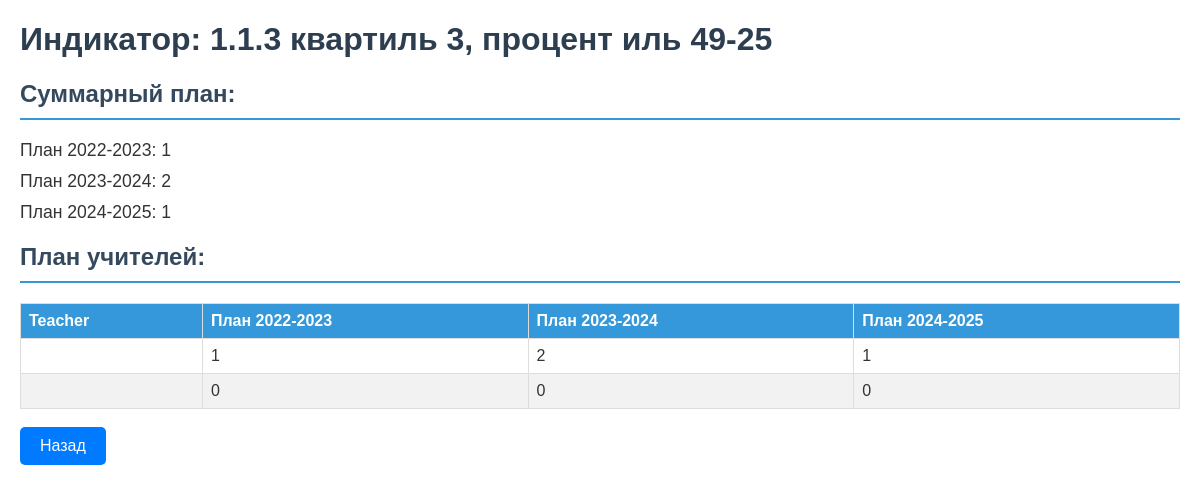
Page /reports/report-details/4/ (signed in) on the committed database.
### main/models.py (models this page shows, shortened)
class Indicator(models.Model):
    name = models.CharField('Название индикатора: ', max_length=255)  # (например, публикации в Scopus)
    unit = models.CharField('Единица измерения:', max_length=50)  # (счет, проценты и т.д.)
    class Meta:
        verbose_name = 'Индикатор'
        verbose_name_plural = 'Индикаторы'

class AdminReport(models.Model):
    indicator = models.ForeignKey(Indicator, on_delete=models.CASCADE)
    total_plan_2022_2023 = models.IntegerField('Суммарный план 2022-2023: ', default=0)
    total_actual_2023_2024 = models.IntegerField('Суммарные выполненные показатели 2023-2024', default=0)
    total_plan_2024_2025 = models.IntegerField('Суммарный план на 2024-2025', default=0)
    class Meta:
        verbose_name = 'Агрегированные данные'
        verbose_name_plural = 'Агрегированные данные'

### main/views.py (the view)
# urls.py: path('reports/report-details/<int:indicator_id>/', views.report_details, name='report_details'),
@login_required
def report_details(request, indicator_id):
    try:
        indicator = get_object_or_404(Indicator, id=indicator_id)
        reports = TeacherReport.objects.filter(indicator=indicator)
        admin_report = get_object_or_404(AdminReport, indicator=indicator)
        teachers = []
        for report in reports:
            teachers.append({
                'name': report.teacher.get_full_name(),
                'indicator_name': report.indicator.name,
                'plan_2022_2023': report.plan_2022_2023,
                'actual_2023_2024': report.actual_2023_2024,
                'plan_2024_2025': report.plan_2024_2025,
                'admin_total_plan_2022_2023': admin_report.total_plan_2022_2023,
                'admin_total_actual_2023_2024': admin_report.total_actual_2023_2024,
                'admin_total_plan_2024_2025': admin_report.total_plan_2024_2025,
            })
        return render(request, 'main/report_details.html', {
            'teachers': teachers,
            'indicator_name': indicator.name,
            'admin_report': admin_report
        })
    except ObjectDoesNotExist as e:
        return render(request, 'main/report_details.html', {'error': f'Ошибка: {str(e)}'})
    except Exception as e:
        print(f"Unexpected Error: {e}")
        return render(request, 'main/report_details.html', {'error': 'Произошла непредвиденная ошибка'})

### main/templates/main/report_details.html (shortened to what this page needs)
{% load static %}
<!DOCTYPE html>
<html>
<head>
    <link rel="stylesheet" type="text/css" href="{% static 'css/report_details.css' %}">
</head>
<body>
    <h1>Индикатор: {{ indicator_name }}</h1>
    {% if error %}
        <p class="error">{{ error }}</p>
    {% else %}
        <h2>Суммарный план: </h2>
        <p>План 2022-2023: {{ admin_report.total_plan_2022_2023 }}</p>
        <p>План 2023-2024: {{ admin_report.total_actual_2023_2024 }}</p>
        <p>План 2024-2025: {{ admin_report.total_plan_2024_2025 }}</p>
        <h2>План учителей:</h2>
        <table>
            <thead>
                <tr>
                    <th>Teacher</th>
                    <th>План 2022-2023</th>
                    <th>План 2023-2024</th>
                    <th>План 2024-2025</th>
                </tr>
            </thead>
            <tbody>
                {% for teacher in teachers %}
                    <tr>
                        <td>{{ teacher.name }}</td>
                        <td>{{ teacher.plan_2022_2023 }}</td>
                        <td>{{ teacher.actual_2023_2024 }}</td>
                        <td>{{ teacher.plan_2024_2025 }}</td>
                    </tr>
                {% endfor %}
            </tbody>
        </table>
    {% endif %}
    <br>
    <a href="javascript:history.back()" class="back-button">Назад</a>
</body>
</html>

### static/css/report_details.css (style rules this page uses)
body { font-family: Arial, sans-serif; margin: 20px; color: #333; }
h1 { color: #2c3e50; }
h2 { color: #34495e; border-bottom: 2px solid #3498db; padding-bottom: 10px; }
table { width: 100%; border-collapse: collapse; margin-top: 20px; }
th, td { border: 1px solid #ddd; padding: 8px; text-align: left; }
th { background-color: #3498db; color: white; }
tr:nth-child(even) { background-color: #f2f2f2; }
p { font-size: 1.1em; margin: 10px 0; }
.back-button { display: inline-block; padding: 10px 20px; font-size: 16px; color: #fff; background-color: #007bff; border: none; border-radius: 5px; text-decoration: none; text-align: center; cursor: pointer; transition: background-color 0.3s, box-shadow 0.3s; }

### rows in the picture
Indicator: name "1.1.3 квартиль 3, процент иль 49-25"
AdminReport: total_plan_2022_2023 "1", total_actual_2023_2024 "2", total_plan_2024_2025 "1"

### other values in the picture
{{ teacher.plan_2022_2023 }} "1" "0"
{{ teacher.actual_2023_2024 }} "2" "0"
{{ teacher.plan_2024_2025 }} "1" "0"
